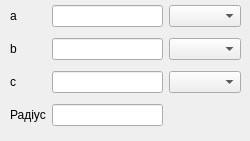
      <widget class="QWidget" name="thre_side_described_circle">
       <widget class="QWidget" name="formLayoutWidget_5">
        <property name="geometry">
         <rect>
          <x>10</x>
          <y>0</y>
          <width>231</width>
          <height>132</height>
         </rect>
        </property>
        <layout class="QGridLayout" name="gridLayout_5">
         <item row="0" column="0">
          <widget class="QLabel" name="label_17">
           <property name="text">
            <string>a</string>
           </property>
          </widget>
         </item>
         <item row="0" column="2">
          <widget class="QComboBox" name="comboBox_11"/>
         </item>
         <item row="2" column="2">
          <widget class="QComboBox" name="comboBox_13"/>
         </item>
         <item row="2" column="1">
          <widget class="QLineEdit" name="lineEdit_11"/>
         </item>
         <item row="1" column="2">
          <widget class="QComboBox" name="comboBox_12"/>
         </item>
         <item row="1" column="0">
          <widget class="QLabel" name="label_18">
           <property name="text">
            <string>b</string>
           </property>
          </widget>
         </item>
         <item row="3" column="0">
          <widget class="QLabel" name="label_19">
           <property name="text">
            <string>Радіус</string>
           </property>
          </widget>
         </item>
         <item row="2" column="0">
          <widget class="QLabel" name="label_15">
           <property name="text">
            <string>c</string>
           </property>
          </widget>
         </item>
         <item row="0" column="1">
          <widget class="QLineEdit" name="lineEdit_10"/>
         </item>
         <item row="1" column="1">
          <widget class="QLineEdit" name="lineEdit_9"/>
         </item>
         <item row="3" column="1">
          <widget class="QLineEdit" name="lineEdit_29"/>
         </item>
        </layout>
       </widget>
      </widget>
